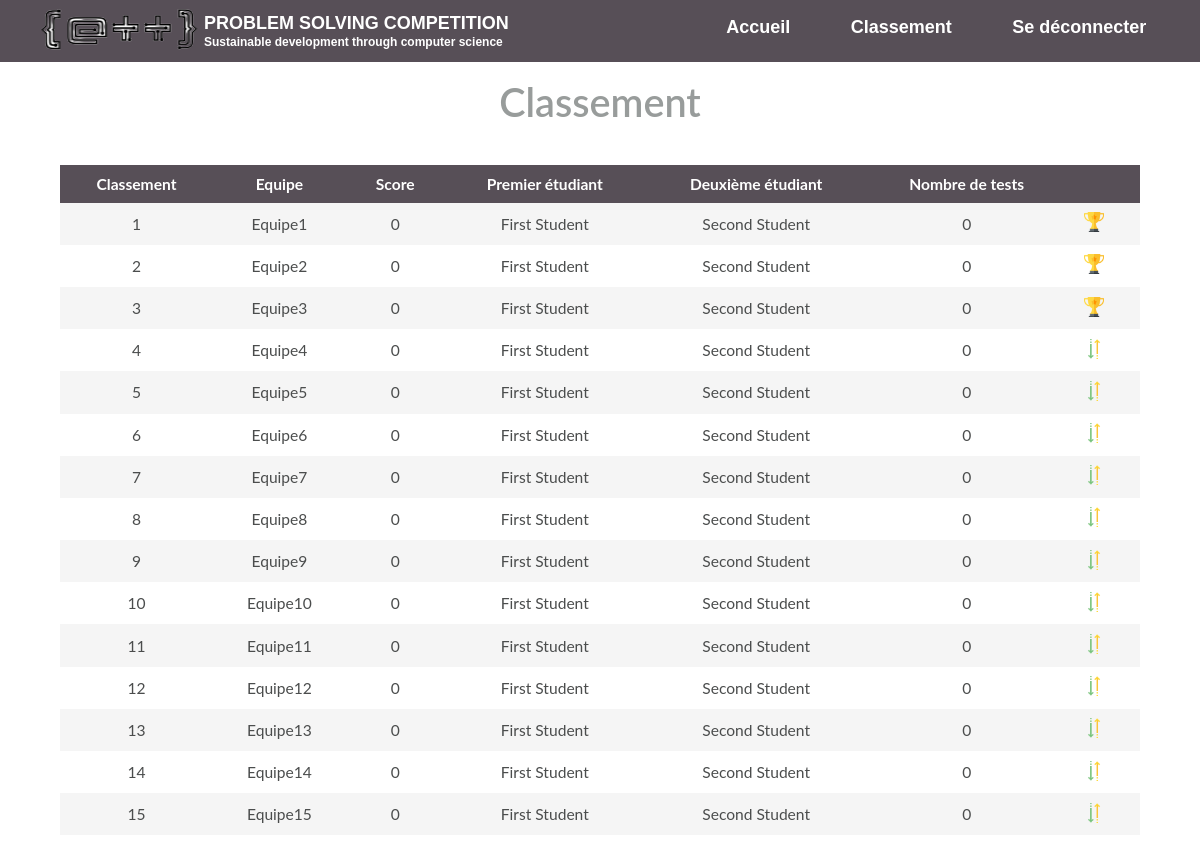
The page /Ranking/ (signed in) on the database its author committed.
### app/models.py (models this page shows, shortened)
class Participant(models.Model):
    Username = models.CharField(max_length=30)
    Score = models.IntegerField(default=0)
    First_Student_Name = models.CharField(max_length=50)
    Second_Student_Name = models.CharField(max_length=50)
    Number_Of_Tests = models.IntegerField(default=0)

### app/views.py (the view)
# urls.py: path('Ranking/', views.Ranking, name='ranking'),
@login_required(login_url="login")
def Ranking(request):
    participants = (
        Participant.objects.filter(~Q(Username="e-plusplus"))
        .order_by("Score")
        .reverse()
    )
    context = {"participants": participants, "pass": 3}
    return render(request, "Ranking.html", context)

### app/templates/Ranking.html (shortened to what this page needs)
<!DOCTYPE html>
{% load static %}
<html lang="en">
<head>
    <link rel="stylesheet"  href="/static/css/Ranking.css?{% now 'U' %}">
</head>
<body>
    <div class="navbar">
        <div class="left-div">
            <img src="{% static 'images/logo-image.png' %}" class="logo-image">
            <h3 class="title">PROBLEM SOLVING COMPETITION</h3>
            <h3 class="subtitle">Sustainable development through computer science</h3>
        </div>
        <div class="right-div">
            <li><a href="{% url 'home' %}" class="link">Accueil</a></li>
            <li><a href="{% url 'ranking' %}" class="link">Classement</a></li>
            <li><a href="{% url 'logout' %}" class="link">Se déconnecter</a></li>
        </div>
    </div>
    <div class="container">
        <header>
    <h1>Classement</h1>
        </header>
        <div class="wrapper">
            <table>
                <thead>
                    <tr>
                        <th>Classement</th>
                        <th>Equipe</th>
                        <th>Score</th>
                        <th>Premier étudiant</th>
                        <th>Deuxième étudiant</th>
                        <th>Nombre de tests</th>
                        <th> </th>
                    </tr>
                </thead>
                <tbody>
                {% for participant in participants %}
                    {% if forloop.counter <= pass %}
                    <tr class="pass">
                    {% else %}
                    <tr class="exclu">
                    {% endif %}
                        <td class="rank">{{forloop.counter}}</td>
                        <td class="team">{{participant.Username}}</td>
                        <td class="score">{{participant.Score}}</td>
                        <td class="prob">{{participant.First_Student_Name}}</td>
                        <td class="prob">{{participant.Second_Student_Name}}</td>
                        <td class="test">{{participant.Number_Of_Tests}}</td>
                        {% if forloop.counter <= pass %}
                        <td class="icon"><img src="{% static 'images/tr.png' %}" alt="trophy" width="20px"></td>
                        {% else %}
                        <td class="icon"><img src="{% static 'images/ar.png' %}" alt="exclu" width="20px"></td>
                        {% endif %}
                    </tr>
                {% endfor %}
                </tbody>
            </table>
        </div>
    </div>
</body>
</html>

### static/css/Ranking.css (style rules this page uses)
* { box-sizing: border-box; }
html { margin: 0 0 0 0; width:100%; height: 100%; }
body { margin: 0 0 0 0; width:100%; height:100%; font-family: 'Lato', Arial, sans-serif; color: #989c9b; }
.navbar { background-color: #574f57; width:100%; height:5.2vw; list-style-type: none; position: relative; }
.left-div { margin-left:3%; padding: 0 0; margin-top:0; height:100%; width:40%; float:left; margin-right:15%; }
.logo-image { height:100%; width:35%; float: left; }
.title { margin:0 0 0 0; padding-top:1.1vw; font-size:1.5vw; color:white; font-family:arial; }
.subtitle { margin:0 0 0 0; padding-top:1px; font-size:1vw; color:white; font-family:arial; }
.right-div { width:42%; height:100%; margin-left:58%; }
li a { float:left; color: white; font-size:1.5vw; font-family:arial; text-align: center; padding:0 6%; text-decoration: none; font-weight: bold; margin-top:1.4vw; }
.container > header { margin: 0 auto; padding: 1em; text-align: center; }
.container > header h1 { font-weight: 600; font-size: 3.3vw; margin: 0; }
.wrapper { line-height: 1.5vw; margin: 0 auto; padding: 2vw 0 3vw; width: 90%; max-width: 2000px; overflow: hidden; }
table { border-collapse: collapse; width: 100%; background: #fff; }
th { background-color: #574f57; font-weight: bold; color: #fff; white-space: nowrap; font-size:2vw; }
td, th { padding: 0.8vw 1.5vw; text-align: left; font-size:1.3vw; }
tbody tr:nth-child(2n-1) { background-color: #f5f5f5; transition: all .125s ease-in-out; }
td.rank { text-transform: capitalize; }
.prob { text-align: center; }
.test { text-align: center; }
.score { text-align: center; }
.rank { text-align: center; }
.team { text-align: center; text-transform: capitalize ; }
th { text-align: center; }
td { color: #4b4d4d; }

### rows shown on the page
Participant: Username "Equipe1", Score "0", First_Student_Name "First Student", Second_Student_Name "Second Student", Number_Of_Tests "0"
Participant: Username "Equipe2", Score "0", First_Student_Name "First Student", Second_Student_Name "Second Student", Number_Of_Tests "0"
Participant: Username "Equipe3", Score "0", First_Student_Name "First Student", Second_Student_Name "Second Student", Number_Of_Tests "0"
Participant: Username "Equipe4", Score "0", First_Student_Name "First Student", Second_Student_Name "Second Student", Number_Of_Tests "0"
Participant: Username "Equipe5", Score "0", First_Student_Name "First Student", Second_Student_Name "Second Student", Number_Of_Tests "0"
Participant: Username "Equipe6", Score "0", First_Student_Name "First Student", Second_Student_Name "Second Student", Number_Of_Tests "0"
Participant: Username "Equipe7", Score "0", First_Student_Name "First Student", Second_Student_Name "Second Student", Number_Of_Tests "0"
Participant: Username "Equipe8", Score "0", First_Student_Name "First Student", Second_Student_Name "Second Student", Number_Of_Tests "0"
Participant: Username "Equipe9", Score "0", First_Student_Name "First Student", Second_Student_Name "Second Student", Number_Of_Tests "0"
Participant: Username "Equipe10", Score "0", First_Student_Name "First Student", Second_Student_Name "Second Student", Number_Of_Tests "0"
Participant: Username "Equipe11", Score "0", First_Student_Name "First Student", Second_Student_Name "Second Student", Number_Of_Tests "0"
Participant: Username "Equipe12", Score "0", First_Student_Name "First Student", Second_Student_Name "Second Student", Number_Of_Tests "0"
Participant: Username "Equipe13", Score "0", First_Student_Name "First Student", Second_Student_Name "Second Student", Number_Of_Tests "0"
Participant: Username "Equipe14", Score "0", First_Student_Name "First Student", Second_Student_Name "Second Student", Number_Of_Tests "0"
Participant: Username "Equipe15", Score "0", First_Student_Name "First Student", Second_Student_Name "Second Student", Number_Of_Tests "0"
